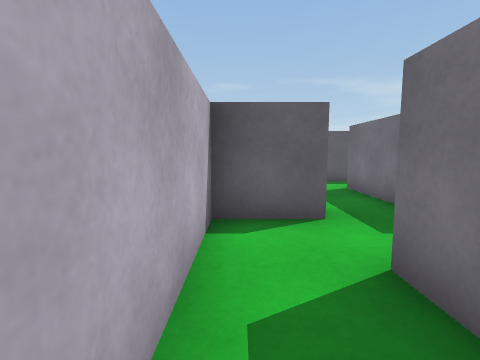
View 1 (above)

15 first-person views from a walk through a 3-D level made in the Unity game engine. The camera is 0.58 m above the floor, tilts 6° down and sees 85° across. The floor is counted in squares, 0.5 m on a side. Each view is taken from the middle of a square. On the plan, view 1 faces up. The plan holds only what a view shows up to about 12 squares ahead; the rest is blank. The place goes on beyond the plan. The player character is not drawn.

View 2
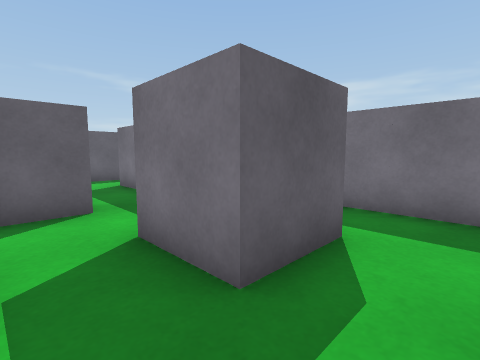

View 3
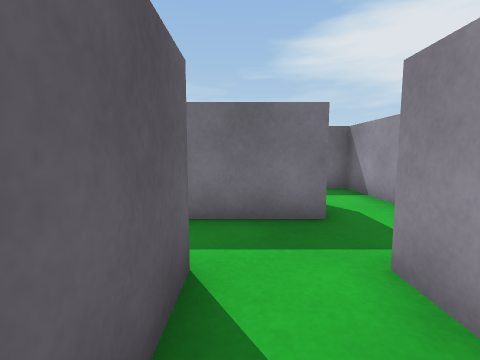

View 4
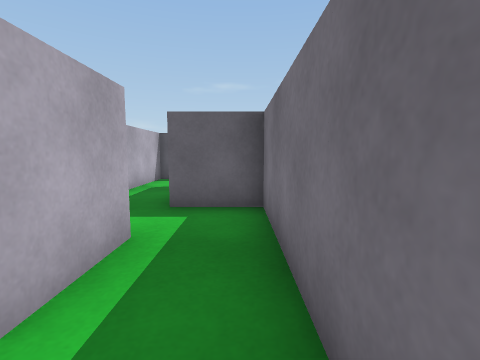

View 5
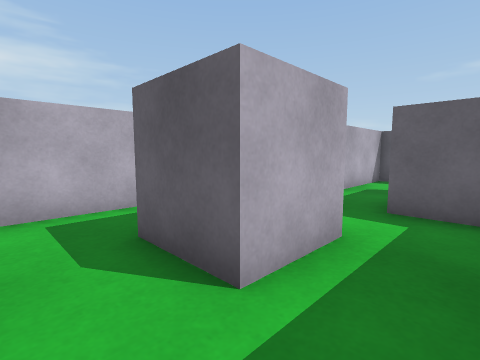

View 6
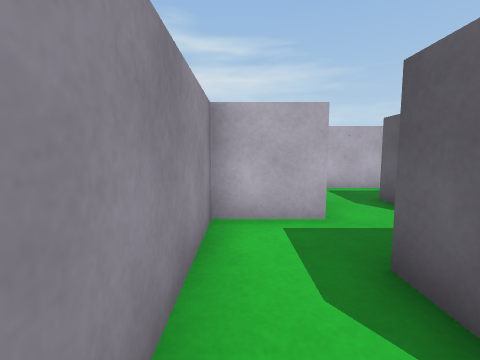

View 7
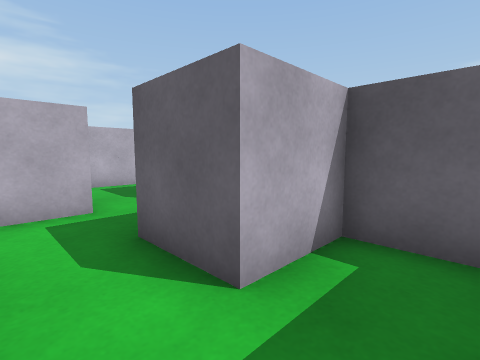

View 8
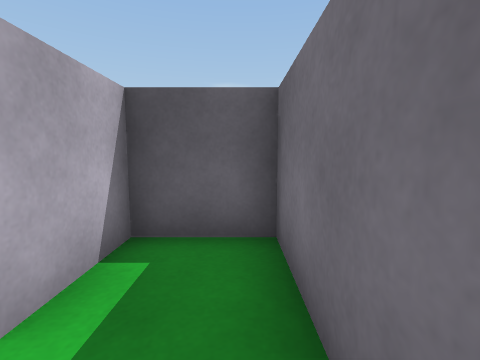

View 9
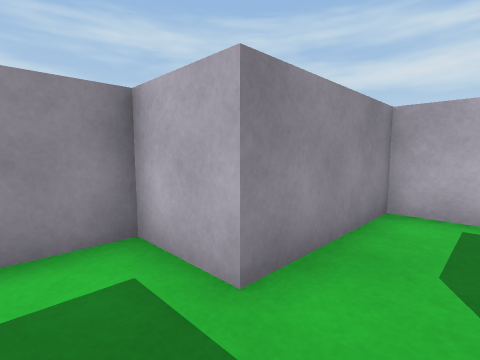

View 10
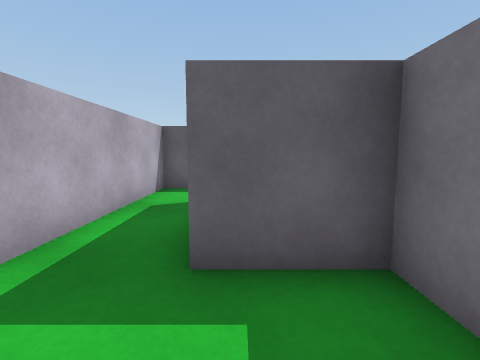

View 11
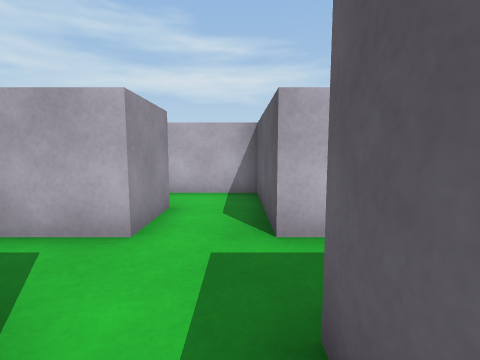

View 12
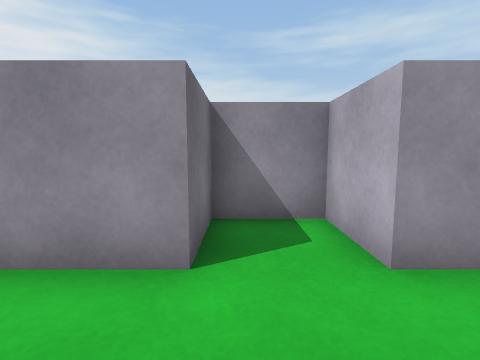

View 13
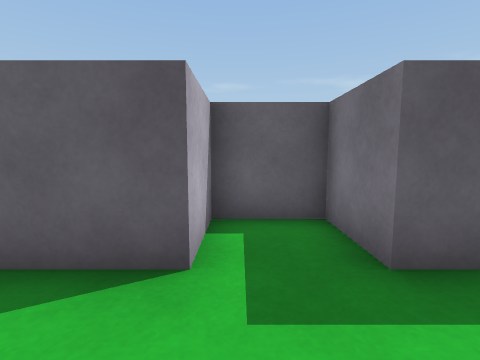

View 14
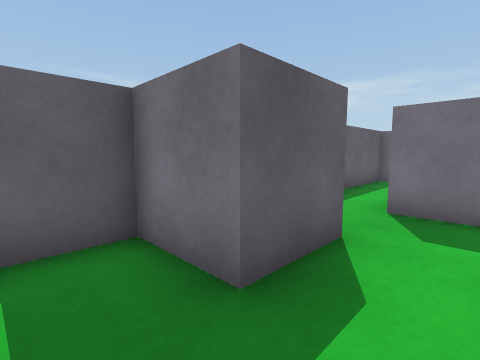

View 15
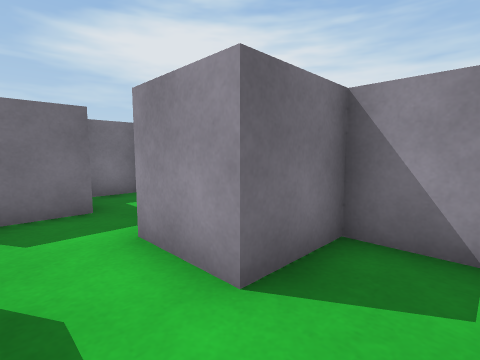

### Floor plan
Points are (right, up) in squares from view 1. A wall is a line through its corners. A room is listed if a view was taken in it or the views show most of it. See-through windows are left out.
Room 1 (views 1, 2, 3, 4, 5, 9, 10)
walls: (3.5, 2.6) (3.5, 0.5) (1.5, 0.5) (1.5, 2.5); (3.5, 5.8) (3.5, 8.5) (5.5, 8.5); (7.5, -1.5) (5.5, -1.5) (5.5, 4.5) (3.5, 4.5); (5.5, 10.5) (1.5, 10.5) (1.5, 4.5) (-0.5, 4.5) (-0.5, -1.5) (3.5, -1.5) (3.5, -3.5) (7.5, -3.5)
ways out: opening at (6.5, -2.5) to room 2; opening at (4.5, 9.5) to room 4
Room 2 (views 6, 7, 8)
walls: (7.5, -3.5) (9.5, -3.5) (9.5, 0.5) (7.5, 0.5) (7.5, -1.5)
ways out: opening at (6.5, -2.5) to room 1
Room 3 (view 11)
walls: (7.5, 8.5) (9.5, 8.5); (13.5, 6.8) (13.5, 8); (11.5, 8.4) (11.5, 10.5); (9.6, 10.5) (7.5, 10.5); (17.6, 12.5) (14.1, 12.5)
ways out: opening at (8.5, 9.5) to room 4
Room 4 (views 12, 13, 14, 15)
walls: (5.5, 8.5) (5.5, 6.5) (7.5, 6.5) (7.5, 8.5); (7.5, 10.5) (7.5, 12.5) (5.5, 12.5) (5.5, 10.5)
ways out: opening at (4.5, 9.5) to room 1; opening at (8.5, 9.5) to room 3

Positions as (right, up) in squares from view 1, and headings:
1: (0, 0), facing up
2: (0, -1), facing up-right
3: (1, 0), facing right
4: (5, -1), facing up
5: (5, -1), facing up-left
6: (8, -3), facing left
7: (9, -3), facing up-left
8: (9, -3), facing up
9: (5, 0), facing down-left
10: (4, 2), facing up
11: (9, 10), facing left
12: (7, 11), facing down
13: (6, 8), facing up
14: (6, 9), facing up-right
15: (6, 10), facing down-right
